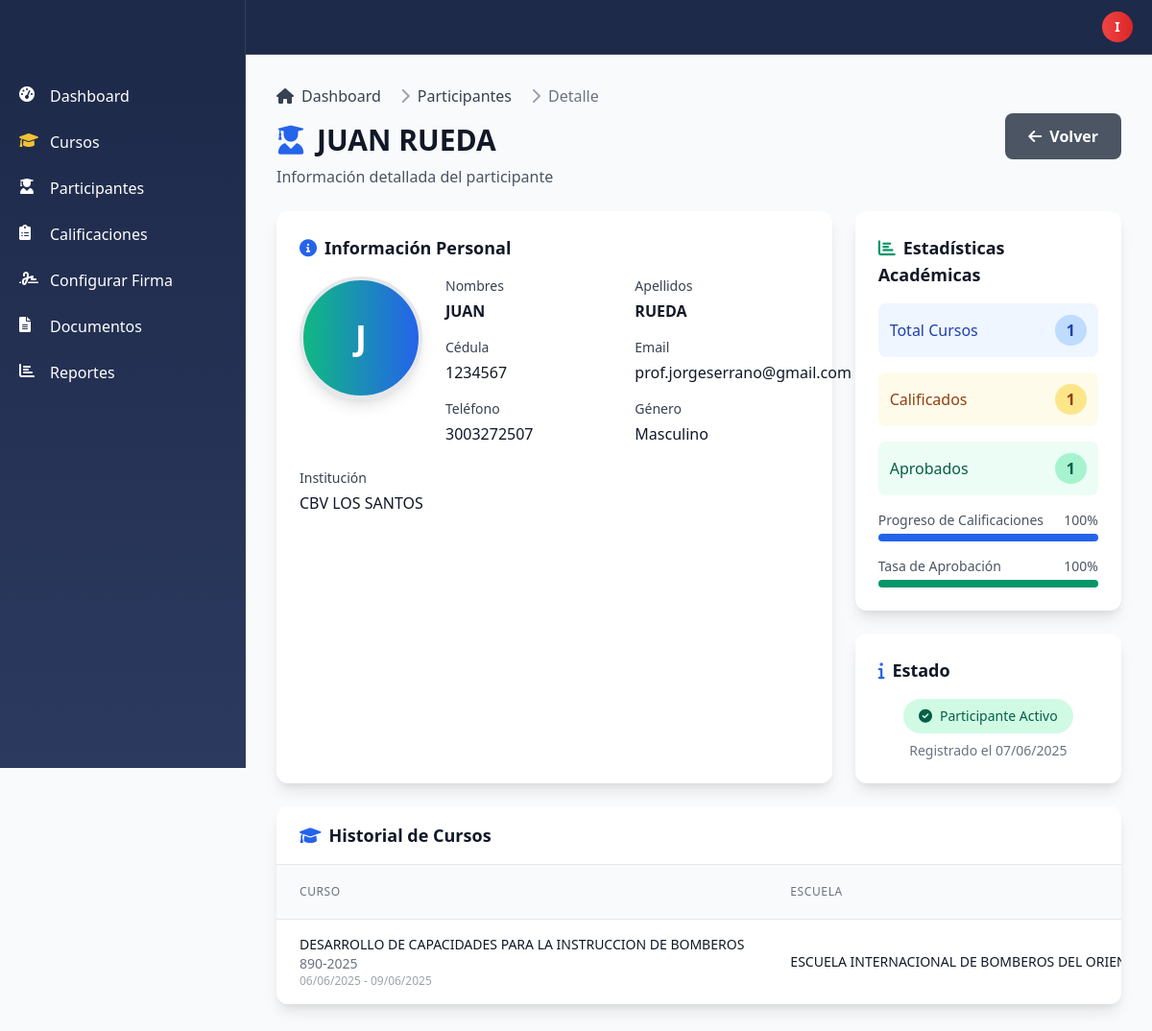
/participante-detalle.php?id=1 (signed in), run on the app's committed database.
### tables this page shows
CREATE TABLE `participantes` (
  `id` int(11) NOT NULL,
  `nombres` varchar(100) NOT NULL,
  `apellidos` varchar(100) NOT NULL,
  `cedula` varchar(20) NOT NULL,
  `email` varchar(100) NOT NULL,
  `telefono` varchar(20) DEFAULT NULL,
  `institucion` varchar(100) DEFAULT NULL,
  `genero` enum('M','F','Masculino','Femenino','Otro') DEFAULT NULL,
  `fotografia` varchar(255) DEFAULT NULL,
  `password_hash` varchar(255) DEFAULT NULL,
  `activo` tinyint(1) DEFAULT 1,
  `created_at` timestamp NOT NULL DEFAULT current_timestamp(),
  `entidad` varchar(200) DEFAULT NULL,
  `celular` varchar(20) DEFAULT NULL,
  `foto` longtext DEFAULT NULL COMMENT 'Foto del participante en base64'
);

CREATE TABLE `matriculas` (
  `id` int(11) NOT NULL,
  `curso_id` int(11) NOT NULL,
  `participante_id` int(11) NOT NULL,
  `fecha_matricula` timestamp NOT NULL DEFAULT current_timestamp(),
  `calificacion` decimal(5,2) DEFAULT NULL,
  `aprobado` tinyint(1) DEFAULT 0,
  `observaciones` text DEFAULT NULL,
  `updated_at` timestamp NULL DEFAULT NULL,
  `created_at` timestamp NOT NULL DEFAULT current_timestamp()
);

CREATE TABLE `cursos` (
  `id` int(11) NOT NULL,
  `nombre` varchar(200) NOT NULL,
  `descripcion` text DEFAULT NULL,
  `numero_registro` varchar(50) NOT NULL,
  `coordinador_id` int(11) NOT NULL,
  `escuela_id` int(11) NOT NULL,
  `fecha_inicio` date DEFAULT NULL,
  `fecha_fin` date DEFAULT NULL,
  `duracion_horas` int(11) DEFAULT NULL,
  `contenido_tematico` text DEFAULT NULL,
  `activo` tinyint(1) DEFAULT 1,
  `created_at` timestamp NOT NULL DEFAULT current_timestamp(),
  `updated_at` timestamp NOT NULL DEFAULT current_timestamp() ON UPDATE current_timestamp(),
  `escala_calificacion` enum('0-5','0-100') DEFAULT '0-5'
);

CREATE TABLE `escuelas` (
  `id` int(11) NOT NULL,
  `nombre` varchar(100) NOT NULL,
  `codigo` varchar(20) NOT NULL,
  `direccion` text DEFAULT NULL,
  `telefono` varchar(20) DEFAULT NULL,
  `email` varchar(100) DEFAULT NULL,
  `director_id` int(11) DEFAULT NULL,
  `activa` tinyint(1) DEFAULT 1,
  `created_at` timestamp NOT NULL DEFAULT current_timestamp(),
  `nombre_completo` text DEFAULT NULL,
  `nombre_estacion` varchar(200) DEFAULT NULL,
  `codigo_formato` varchar(50) DEFAULT NULL,
  `version_formato` varchar(10) DEFAULT '1',
  `fecha_vigencia` date DEFAULT NULL,
  `logo_institucional` varchar(255) DEFAULT NULL,
  `pie_pagina` text DEFAULT NULL,
  `slogan` varchar(200) DEFAULT NULL,
  `director` varchar(255) DEFAULT NULL,
  `coordinador` varchar(255) DEFAULT NULL,
  `lema` text DEFAULT NULL,
  `mision` text DEFAULT NULL,
  `vision` text DEFAULT NULL,
  `logo` varchar(500) DEFAULT NULL,
  `coordinador_id` int(11) DEFAULT NULL
);

### participante-detalle.php (the view, shortened to what this page needs)
<?php
$database = new Database();
$db = $database->getConnection();
$participante_id = $_GET['id'] ?? 0;
$query_participante = "SELECT * FROM participantes WHERE id = ?";
$stmt_participante = $db->prepare($query_participante);
$stmt_participante->execute([$participante_id]);
$participante = $stmt_participante->fetch();
$query_cursos = "SELECT m.*, c.nombre as curso_nombre, c.numero_registro, c.fecha_inicio, c.fecha_fin,
                        CONCAT(u.nombres, ' ', u.apellidos) as coordinador_nombre,
                        e.nombre as escuela_nombre
                 FROM matriculas m
                 JOIN cursos c ON m.curso_id = c.id
                 JOIN usuarios u ON c.coordinador_id = u.id
                 JOIN escuelas e ON c.escuela_id = e.id
                 WHERE m.participante_id = ?
                 ORDER BY m.fecha_matricula DESC";
$stmt_cursos = $db->prepare($query_cursos);
$stmt_cursos->execute([$participante_id]);
$cursos = $stmt_cursos->fetchAll();
$total_cursos = count($cursos);
$cursos_aprobados = array_filter($cursos, function($c) { return $c['aprobado'] == 1; });
$total_aprobados = count($cursos_aprobados);
$cursos_calificados = array_filter($cursos, function($c) { return $c['calificacion'] !== null; });
$total_calificados = count($cursos_calificados);
include 'includes/header.php';
?>
<div class="mb-6">
    <div class="flex justify-between items-center">
        <div>
            <nav class="flex mb-4" aria-label="Breadcrumb">
                <ol class="inline-flex items-center space-x-1 md:space-x-3">
                    <li class="inline-flex items-center">
                        <a href="dashboard.php" class="text-gray-700 hover:text-blue-600">
                            <i class="fas fa-home mr-2"></i>Dashboard
                        </a>
                    </li>
                    <li>
                        <div class="flex items-center">
                            <i class="fas fa-chevron-right text-gray-400 mx-2"></i>
                            <a href="participantes.php" class="text-gray-700 hover:text-blue-600">Participantes</a>
                        </div>
                    </li>
                    <li aria-current="page">
                        <div class="flex items-center">
                            <i class="fas fa-chevron-right text-gray-400 mx-2"></i>
                            <span class="text-gray-500">Detalle</span>
                        </div>
                    </li>
                </ol>
            </nav>
            <h1 class="text-3xl font-bold text-gray-900 mb-2">
                <i class="fas fa-user-graduate text-blue-600 mr-3"></i><?php echo htmlspecialchars($participante['nombres'] . ' ' . $participante['apellidos']); ?>
            </h1>
            <p class="text-gray-600">Información detallada del participante</p>
        </div>
        <a href="participantes.php" class="bg-gray-600 hover:bg-gray-700 text-white px-6 py-3 rounded-lg font-semibold transition-all">
            <i class="fas fa-arrow-left mr-2"></i>Volver
        </a>
    </div>
</div>
<div class="grid grid-cols-1 lg:grid-cols-3 gap-6 mb-6">
    <div class="lg:col-span-2 bg-white rounded-xl shadow-lg p-6">
        <h3 class="text-lg font-semibold text-gray-900 mb-4">
            <i class="fas fa-info-circle text-blue-600 mr-2"></i>Información Personal
        </h3>
        <div class="flex items-start space-x-6 mb-6">
            <div class="flex-shrink-0">
                <?php if ($participante['fotografia'] && file_exists($participante['fotografia'])): ?>
                    <img src="<?php echo htmlspecialchars($participante['fotografia']); ?>" alt="Foto de <?php echo htmlspecialchars($participante['nombres']); ?>" class="w-32 h-32 rounded-full object-cover border-4 border-gray-200 shadow-lg">
                <?php else: ?>
                    <div class="w-32 h-32 bg-gradient-to-r from-green-500 to-blue-600 rounded-full flex items-center justify-center text-white font-bold text-4xl border-4 border-gray-200 shadow-lg">
                        <?php echo strtoupper(substr($participante['nombres'], 0, 1)); ?>
                    </div>
                <?php endif; ?>
            </div>
            <div class="flex-1 grid grid-cols-1 md:grid-cols-2 gap-4">
                <div>
                    <label class="block text-sm font-medium text-gray-700 mb-1">Nombres</label>
                    <p class="text-gray-900 font-semibold"><?php echo htmlspecialchars($participante['nombres']); ?></p>
                </div>
                <div>
                    <label class="block text-sm font-medium text-gray-700 mb-1">Apellidos</label>
                    <p class="text-gray-900 font-semibold"><?php echo htmlspecialchars($participante['apellidos']); ?></p>
                </div>
                <div>
                    <label class="block text-sm font-medium text-gray-700 mb-1">Cédula</label>
                    <p class="text-gray-900"><?php echo htmlspecialchars($participante['cedula']); ?></p>
                </div>
                <div>
                    <label class="block text-sm font-medium text-gray-700 mb-1">Email</label>
                    <p class="text-gray-900"><?php echo htmlspecialchars($participante['email']); ?></p>
                </div>
                <?php if ($participante['telefono']): ?>
                <div>
                    <label class="block text-sm font-medium text-gray-700 mb-1">Teléfono</label>
                    <p class="text-gray-900"><?php echo htmlspecialchars($participante['telefono']); ?></p>
                </div>
                <?php endif; ?>
                <?php if ($participante['genero']): ?>
                <div>
                    <label class="block text-sm font-medium text-gray-700 mb-1">Género</label>
                    <p class="text-gray-900">
                        <?php
                        switch($participante['genero']) {
                            case 'M': echo 'Masculino'; break;
                        }
                        ?>
                    </p>
                </div>
                <?php endif; ?>
            </div>
        </div>
        <?php if ($participante['institucion']): ?>
        <div class="mt-4">
            <label class="block text-sm font-medium text-gray-700 mb-1">Institución</label>
            <p class="text-gray-900"><?php echo htmlspecialchars($participante['institucion']); ?></p>
        </div>
        <?php endif; ?>
    </div>
    <div class="space-y-6">
        <div class="bg-white rounded-xl shadow-lg p-6">
            <h3 class="text-lg font-semibold text-gray-900 mb-4">
                <i class="fas fa-chart-bar text-green-600 mr-2"></i>Estadísticas Académicas
            </h3>
            <div class="space-y-4">
                <div class="flex justify-between items-center p-3 bg-blue-50 rounded-lg">
                    <span class="text-blue-800 font-medium">Total Cursos</span>
                    <span class="bg-blue-200 text-blue-800 px-3 py-1 rounded-full font-bold"><?php echo $total_cursos; ?></span>
                </div>
                <div class="flex justify-between items-center p-3 bg-yellow-50 rounded-lg">
                    <span class="text-yellow-800 font-medium">Calificados</span>
                    <span class="bg-yellow-200 text-yellow-800 px-3 py-1 rounded-full font-bold"><?php echo $total_calificados; ?></span>
                </div>
                <div class="flex justify-between items-center p-3 bg-green-50 rounded-lg">
                    <span class="text-green-800 font-medium">Aprobados</span>
                    <span class="bg-green-200 text-green-800 px-3 py-1 rounded-full font-bold"><?php echo $total_aprobados; ?></span>
                </div>
                <?php if ($total_cursos > 0): ?>
                <div class="mt-4">
                    <div class="flex justify-between text-sm text-gray-600 mb-1">
                        <span>Progreso de Calificaciones</span>
                        <span><?php echo round(($total_calificados / $total_cursos) * 100, 1); ?>%</span>
                    </div>
                    <div class="w-full bg-gray-200 rounded-full h-2">
                        <div class="bg-blue-600 h-2 rounded-full" style="width: <?php echo ($total_calificados / $total_cursos) * 100; ?>%"></div>
                    </div>
                </div>
                <div class="mt-4">
                    <div class="flex justify-between text-sm text-gray-600 mb-1">
                        <span>Tasa de Aprobación</span>
                        <span><?php echo $total_calificados > 0 ? round(($total_aprobados / $total_calificados) * 100, 1) : 0; ?>%</span>
                    </div>
                    <div class="w-full bg-gray-200 rounded-full h-2">
                        <div class="bg-green-600 h-2 rounded-full" style="width: <?php echo $total_calificados > 0 ? ($total_aprobados / $total_calificados) * 100 : 0; ?>%"></div>
                    </div>
                </div>
                <?php endif; ?>
            </div>
        </div>
        <div class="bg-white rounded-xl shadow-lg p-6">
            <h3 class="text-lg font-semibold text-gray-900 mb-4">
                <i class="fas fa-info text-blue-600 mr-2"></i>Estado
            </h3>
            <div class="text-center">
                <span class="inline-flex items-center px-4 py-2 rounded-full text-sm font-medium bg-green-100 text-green-800">
                    <i class="fas fa-check-circle mr-2"></i>Participante Activo
                </span>
                <p class="text-sm text-gray-500 mt-2">
                    Registrado el <?php echo date('d/m/Y', strtotime($participante['created_at'])); ?>
                </p>
            </div>
        </div>
    </div>
</div>
<div class="bg-white rounded-xl shadow-lg overflow-hidden">
    <div class="px-6 py-4 border-b border-gray-200">
        <h3 class="text-lg font-semibold text-gray-900">
            <i class="fas fa-graduation-cap text-blue-600 mr-2"></i>Historial de Cursos
        </h3>
    </div>
    <?php if (!empty($cursos)): ?>
    <div class="overflow-x-auto">
        <table class="min-w-full divide-y divide-gray-200">
            <thead class="bg-gray-50">
                <tr>
                    <th class="px-6 py-3 text-left text-xs font-medium text-gray-500 uppercase tracking-wider">Curso</th>
                    <th class="px-6 py-3 text-left text-xs font-medium text-gray-500 uppercase tracking-wider">Escuela</th>
                </tr>
            </thead>
            <tbody class="bg-white divide-y divide-gray-200">
                <?php foreach ($cursos as $curso): ?>
                <tr class="hover:bg-gray-50">
                    <td class="px-6 py-4 whitespace-nowrap">
                        <div class="text-sm font-medium text-gray-900">
                            <?php echo htmlspecialchars($curso['curso_nombre']); ?>
                        </div>
                        <div class="text-sm text-gray-500">
                            <?php echo htmlspecialchars($curso['numero_registro']); ?>
                        </div>
                        <?php if ($curso['fecha_inicio']): ?>
                        <div class="text-xs text-gray-400">
                            <?php echo date('d/m/Y', strtotime($curso['fecha_inicio'])); ?>
                            <?php if ($curso['fecha_fin']): ?>
                                - <?php echo date('d/m/Y', strtotime($curso['fecha_fin'])); ?>
                            <?php endif; ?>
                        </div>
                        <?php endif; ?>
                    </td>
                    <td class="px-6 py-4 whitespace-nowrap text-sm text-gray-900">
                        <?php echo htmlspecialchars($curso['escuela_nombre']); ?>
                    </td>
                </tr>
                <?php endforeach; ?>
            </tbody>
        </table>
    </div>
    <?php endif; ?>
</div>
<?php include 'includes/footer.php'; ?>

### app/globals.css (style rules this page uses)
body { font-family: Arial, Helvetica, sans-serif; }

### data on the page
participantes: nombres+apellidos "JUAN RUEDA", nombres "J", nombres "JUAN", apellidos "RUEDA", cedula "1234567", email "prof.jorgeserrano@gmail.com", telefono "3003272507", institucion "CBV LOS SANTOS", created_at "07/06/2025"
matriculas: calificacion "1", aprobado "1", ($total_calificados/$total_cursos)*100 "100", ($total_aprobados / $total_calificados) * 100 "100", curso.nombre "DESARROLLO DE CAPACIDADES PARA LA INSTRUCCION DE BOMBEROS", curso.numero_registro "890-2025", curso.fecha_inicio "06/06/2025", curso.fecha_fin "09/06/2025", escuelas.nombre "ESCUELA INTERNACIONAL DE BOMBEROS DEL…"

### other printed values
substr($_SESSION['user_name'], 0, 1) "I"
$total_cursos "1"
